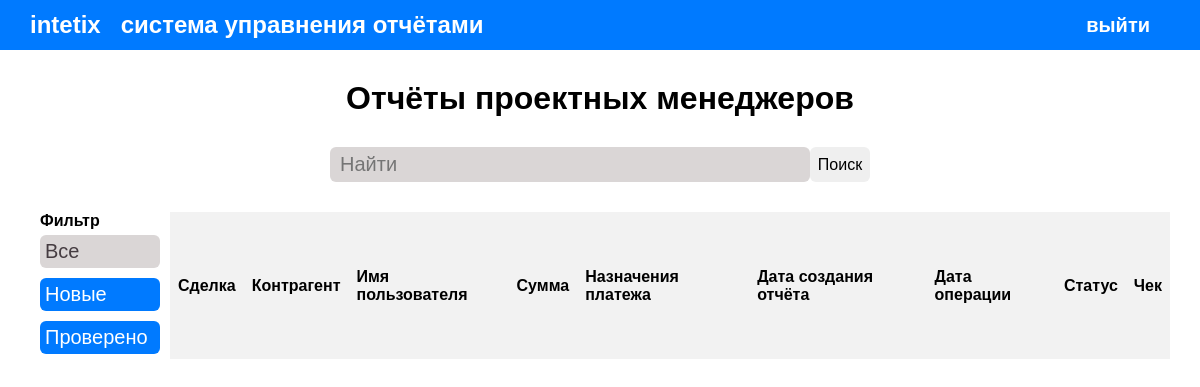
/all-reports/ (signed in), run on an earlier commit of the app's database.
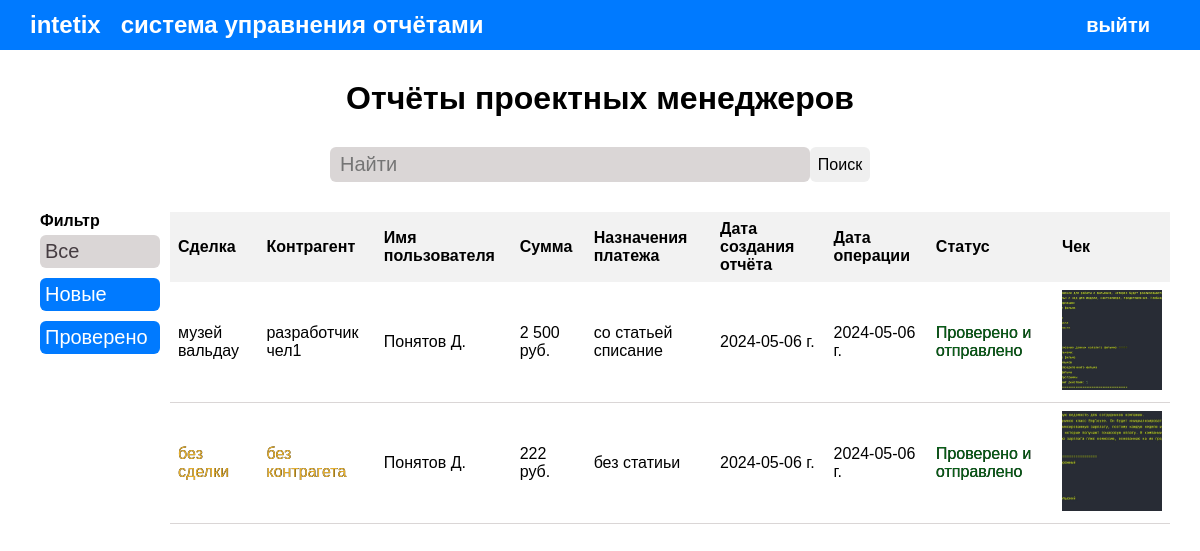
And on a later commit of the database.
### mainapp/models.py (models this page shows)
class Operations(models.Model):
    NEW_REPORT = 0
    VERIFY_REPORT = 1
    REJECTED = 2
    STATUSES = (
        (NEW_REPORT, 'Новый'),
        (VERIFY_REPORT, 'Проверено и отправлено'),
        (REJECTED, 'Отклонено администратором')
    )
    user = models.ForeignKey(settings.AUTH_USER_MODEL,
                             on_delete=models.CASCADE,
                             null=False, blank=False,
                             verbose_name='Проектный менеджер')
    deal_name = models.CharField(max_length=200, blank=True, null=True, verbose_name='ID Сделки')
    selectedDealName = models.CharField(max_length=200, blank=True, null=True, verbose_name='Cделка')
    selectedDealCounterparty = models.CharField(max_length=200, blank=True, null=True, verbose_name='Контрагент')
    counterparty = models.CharField(max_length=200, blank=True, null=True, verbose_name='ID Контрагента')
    undisclosed = models.CharField(max_length=200, blank=True, null=True, verbose_name='Неразнесенное списание')
    value = models.CharField(max_length=200, blank=False, null=False, verbose_name='Сумма руб.')
    description = models.TextField(blank=False, null=False, verbose_name='Назначения платежа')
    image_cheque = models.ImageField(blank=False, null=False, verbose_name='Чек (фото)')
    during_period = models.DateTimeField(blank=False, null=False, verbose_name='За период')
    created = models.DateField(auto_now_add=True, verbose_name='Дата создания')
    status = models.SmallIntegerField(default=NEW_REPORT, choices=STATUSES)
    class Meta:
        verbose_name = 'отчёт'
        verbose_name_plural = 'Отчёты'

### users/models.py (models this page shows)
class User(AbstractUser):
    image = models.ImageField(upload_to='profile_image', blank=True, verbose_name='Изображения профиля')
    moneybag_id = models.TextField(blank=False, null=False, verbose_name='Идентификатор счета')

### mainapp/views.py (the view)
# urls.py: path('all-reports/', views.all_reports, {'endpoint': 'all_reports'}, name='all_reports'),
@login_required(login_url='login')
def all_reports(request, endpoint):
    page = endpoint
    all_operations = Operations.objects.all().order_by('-status')
    search_query, all_operations = admin_search_reports(request)
    context = {
        'title': 'Все отчёты',
        'all_operations': all_operations,
        'search_query': search_query,
        'page': page
    }
    return render(request, 'mainapp/all_reports.html', context)

### mainapp/utils.py (called while the page is built)
def admin_search_reports(request):
    search_query = ''
    if request.GET.get('search_query'):
        search_query = request.GET.get('search_query')
        data_operations = Operations.objects.distinct().filter(
            Q(deal_name__icontains=search_query.lower()) |
            Q(value__icontains=search_query) |
            Q(description__icontains=search_query.lower()) |
            Q(user__first_name__icontains=search_query) |
            Q(during_period__icontains=search_query)
        )
    else:
        data_operations = Operations.objects.all()
    return search_query, data_operations

### mainapp/templates/mainapp/all_reports.html (shortened to what this page needs)
{% extends 'mainapp/base.html' %}
{% load static %}
{% load humanize %}
{% block content %}
<div>
    <div>
        <h1 class="title-h1_reports">Отчёты проектных менеджеров</h1>
    </div>
    <div class="wrapper--search-reports">
        <form action="#" method="get" id="search" class="form-search-reports">
            <input type="text" class="input-search_reports" placeholder="Найти" name="search_query" value="{{ search_query }}"/>
            <input type="submit" value="Поиск" class="btn_submit_report_search"/>
        </form>
    </div>
</div>
<section class="wrapper--main_content-table">
   <div class="wrapper--parametrs_search" >
        <div class="parametrs_search">
            <h4>Фильтр</h4>
            <div class="menu_settings">
                <a href="{% url 'all_reports' %}"><button class="{% if page == 'all_reports' %} active_button {% else %} default_btn {% endif %}">Все</button></a> <br>
                <a href="{% url 'new_report' %}"><button class="{% if page == 'new_report' %} active_button {% else %} default_btn {% endif %}">Новые</button></a> <br>
                <a href="{% url 'verify_reports' %}"><button class="{% if page == 'verify_reports' %} active_button {% else %} default_btn {% endif %}">Проверено</button></a> <br>
            </div>
        </div>
        <table class="table-search_th">
            <tr>
                <th>Сделка</th>
                <th>Контрагент</th>
                <th>Имя пользователя</th>
                <th>Сумма</th>
                <th>Назначения платежа</th>
                <th>Дата создания отчёта</th>
                <th>Дата операции</th>
                <th>Статус</th>
                <th>Чек</th>
            </tr>
            {% for all_operation in all_operations %}
                {% if all_operation.status == 0 and page == 'new_report' or page == 'verify_reports' and all_operation.status == 1 or all_operation and page == 'all_reports' %}
                <tr class="tr-wrapper-reports">
                    {% if all_operation.deal_name %}
                        <td>{{ all_operation.deal_name }}</td>
                    {% else %}
                        <td class="color_warning_deal">без сделки</td>
                    {% endif %}
                    {% if all_operation.selectedDealCounterparty %}
                    <td>{{ all_operation.selectedDealCounterparty }}</td>
                    {% else %}
                        <td class="color_warning_deal">без контрагета</td>
                    {% endif %}
                    <td>{{ all_operation.user.last_name }} {{ all_operation.user.first_name|first }}.</td>
                    <td>{{ all_operation.value|intcomma }} руб.</td>
                    <td>{{ all_operation.description }}</td>
                    <td>{{ all_operation.created|date:"Y-m-d" }} г.</td>
                    <td>{{ all_operation.during_period|date:"Y-m-d" }} г.</td>
                    <td class="{% if all_operation.status == 1 %} color_positive_deal
                               {% elif all_operation.status == 0 %} color_warning_new
                               {% else %} color_rejected_new {% endif %}">
                        {{ all_operation.get_status_display }}
                    </td>
                    <td>
                        <img class="image_reports"
                        src="{{ all_operation.image_cheque.url }}"
                        alt="Изображения чека"
                        data-image="{{ all_operation.image_cheque.url }}">
                    </td>
                {% endif %}
            {% endfor %}
        </table>
   </div>
</section>
{% endblock %}

### mainapp/templates/mainapp/base.html (shortened to what this page needs)
{% load static %}
<!DOCTYPE html>
<html lang="ru">
<head>
    <link rel="stylesheet" href="{% static 'css/main.css' %}">
</head>
<body>
    <header id="header">
        <nav class="navigation">
            <div class="wrapper-titlte_main">
                <h1><a href="{% url 'home' %}">intetix</a></h1>
                <h2>система управнения отчётами</h2>
            </div>
            <ul>
                {% if user.is_authenticated %}
                    <li class="logout"><a href="{% url 'logout' %}">Выйти</a></li>
                {% endif %}
            </ul>
        </nav>
    </header>
    {% block content %}
    {% endblock %}
</body>
</html>

### mainapp/static/css/main.css (style rules this page uses)
* { margin: 0; padding: 0; box-sizing: border-box; list-style: none; font-family: Verdana, Geneva, Tahoma, sans-serif; border: none; text-decoration: none; }
:root { --main_color: #007aff; --main_color_hover: #418fe3; --auth_form: #0c5274; --white: #fff; --gray: #dad6d6; --warning: #840824; --success: #085e17; --yellow: #e5af2f; }
a { color: var(--white); }
header { background: var(--main_color); width: 100%; height: 50px; display: flex; justify-content: center; }
.navigation { height: 50px; display: flex; justify-content: space-between; align-items: center; width: 95%; }
.wrapper-titlte_main { display: flex; color: var(--white); width: 500px; }
.wrapper-titlte_main h2 { margin-left: 20px; }
.navigation ul { display: flex; justify-content: space-between; }
.navigation ul li { margin-right: 20px; font-size: 20px; text-transform: lowercase; font-weight: 700; }
.title-h1_reports { text-align: center; margin-top: 30px; }
.wrapper--parametrs_search { display: flex; }
.default_btn, .active_button { cursor: pointer; width: 120px; background: var(--main_color); font-size: 20px; color: var(--white); text-align: left; margin: 5px 0; padding: 5px; border-radius: 6px; }
.parametrs_search { padding: 0 10px; }
.active_button { background: var(--gray); color: #453C41; }
.form-search-reports { width: 100%; display: flex; justify-content: center; align-items: center; }
.input-search_reports, .btn_submit_report_search { height: 35px; border-radius: 6px; margin-top: 30px; }
.input-search_reports { background: var(--gray); width: 40%; padding: 0 10px; font-size: 20px; }
.btn_submit_report_search { width: 60px; cursor: pointer; font-size: 16px; }
.wrapper--main_content-table { margin-top: 30px; padding: 0 30px; }
.tr-wrapper-reports { height: 50px; border-bottom: 1px solid var(--gray); }
.image_reports { width: 100px; height: 100px; object-fit: cover; cursor: pointer; }
.table-search_th { border-collapse: collapse; width: 100%; }
.table-search_th th, .table-search_th td { text-align: left; padding: 8px; }
.table-search_th th { background-color: #f2f2f2; }
.color_warning_deal, .color_positive_deal { text-shadow: 0.1px 0px 0px black; }
.color_warning_deal { color: var(--yellow); }
.color_positive_deal { color: var(--success); }

What changed in the data, as far as the page shows it:
added Operations: deal_name "музей вальдау", selectedDealCounterparty "разработчик чел1", user.last_name "Понятов", user.first_name|first "Д", value "2 500", description "со статьей списание", created "2024-05-06", during_period "2024-05-06", status "Проверено и отправлено", image_cheque (picture)
added Operations: shows "без сделки", shows "без контрагета", user.last_name "Понятов", user.first_name|first "Д", value "222", description "без статиьи", created "2024-05-06", during_period "2024-05-06", status "Проверено и отправлено", image_cheque (picture)
